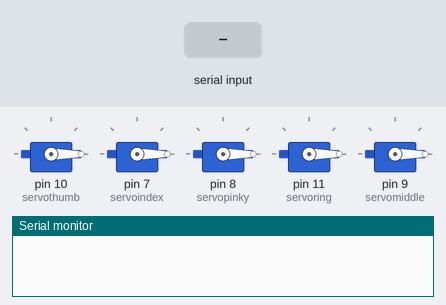
The sketch below on a simulated Arduino Uno, built with avr-gcc and run on an emulated ATmega328P. Parts: 5 × servo, the last lines printed to the serial monitor. Inputs (shaded band) come from the test bench.

Above: at 1.2 s.
1.3 s: "[\n" received over Serial
2.8 s: "90,45,200\n" received over Serial
At 4.1 s:
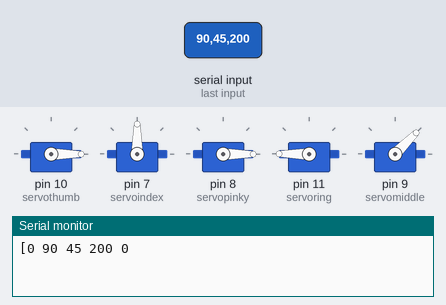
5.3 s: "30,150,10\n" received over Serial
Timing chart, 0 to 8.3 s (numbered marks = the images above; inputs shaded):
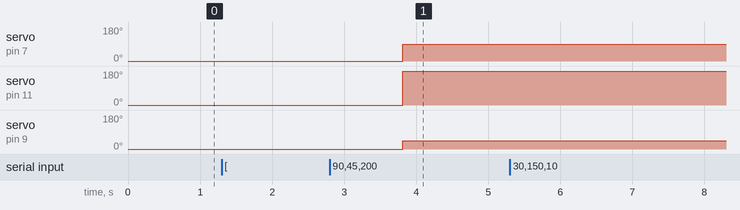

The sketch:

Servo_Control.ino
```cpp
#include <Servo.h>

Servo servothumb;
Servo servoindex;
Servo servomiddle;
Servo servoring;
Servo servopinky;

char c;

int thumb, index, middle, ring, pinky;

char a;

void setup() {

  Serial.begin(9600);
  servothumb.attach(10);
  servoindex.attach(7);
  servopinky.attach(8);
  servoring.attach(11);
  servomiddle.attach(9);

  servothumb.write(0);
  servoindex.write(0);
  servopinky.write(0);
  servoring.write(0);
  servomiddle.write(0);


}

void loop() {

DataProcessing();

MoveServos();
}

void MoveServos() {

  servothumb.write(thumb);
  servoindex.write(index);
  servomiddle.write(middle);
  servoring.write(ring);
  servopinky.write(pinky);
}

void DataProcessing() {
  while (Serial.available()) {

  a = Serial.read();
  Serial.print(a);
  char first_char = a;

    if (first_char == '[') {
      thumb = Serial.parseInt();
      index = Serial.parseInt();
      middle = Serial.parseInt();
      ring = Serial.parseInt();
      pinky = Serial.parseInt();

      //Serial.print("Angles: ");
      Serial.print(thumb);
      Serial.print(" ");
      Serial.print(index);
      Serial.print(" ");
      Serial.print(middle);
      Serial.print(" ");
      Serial.print(ring);
      Serial.print(" ");
      Serial.print(pinky);
      Serial.print('\n');
    }
  }
}
```

Measured:
- after the input at 2.8 s, servo on pin 7 (servoindex): 0° → 90° after 1.0 s; servo on pin 11 (servoring): 0° → 180° after 1.0 s; servo on pin 9 (servomiddle): 0° → 45° after 1.0 s
